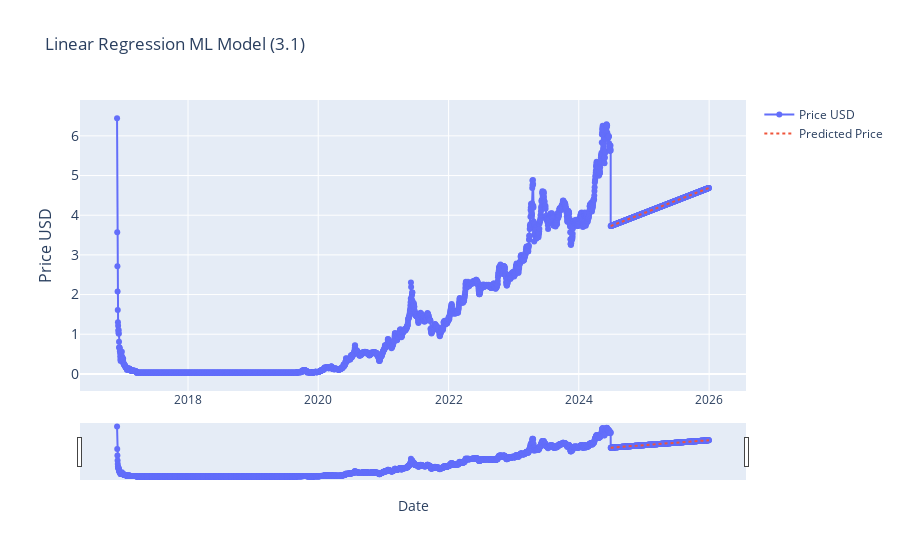

The notebook cell saved with this chart:
### Code cell
# Linear Regression (3.1) FUTURE MODELLING STRATEGY

# Linear Regression (3.1)

from sklearn.linear_model import LinearRegression
from sklearn.model_selection import train_test_split
import plotly.graph_objects as go
import pandas as pd
from ipywidgets import interact, DatePicker
import numpy as np

df = current_item.copy()

df['date_ordinal'] = df.index.map(pd.Timestamp.toordinal)
X = df['date_ordinal'].values.reshape(-1, 1)
y = df['price_usd'].values

# THIS SECTION IS FOR FUTURE PRICE PREDICTION:
future_dates = pd.date_range(start=df.index[-1], end='2025-12-31')
future_dates_ordinal = future_dates.map(pd.Timestamp.toordinal).values.reshape(-1, 1)

# intialize the model (like initialising a variable)
model_lr = LinearRegression()
model_lr.fit(X, y)

# make predictions
y_pred = model_lr.predict(future_dates_ordinal)

# Create a DataFrame for future predictions
future_df = pd.DataFrame(data={'date': future_dates, 'price_usd': y_pred})
future_df.set_index('date', inplace=True)

# Combine df and future_df
combined_df = pd.concat([df, future_df])

def update_graph_3point1v2(start_date, end_date):
    # Filtering the data based on the date range
    mask = (combined_df.index >= pd.to_datetime(start_date)) & (combined_df.index <= pd.to_datetime(end_date))
    filtered_data = combined_df.loc[mask]

    # Creating the plot
    fig = go.Figure()
    fig.add_trace(go.Scatter(x=filtered_data.index, y=filtered_data['price_usd'], mode='lines+markers', name='Price USD'))

    # Add the predicted prices
    fig.add_trace(go.Scatter(x=future_df.index, y=future_df['price_usd'], mode='lines', name='Predicted Price', line=dict(dash='dot')))

    # Formatting
    fig.update_layout(
        title='Linear Regression ML Model (3.1)',
        xaxis_title='Date',
        yaxis_title='Price USD',
        yaxis=dict(
            title='Price USD',
            titlefont_size=16,
            tickfont_size=14,
        ),
        xaxis=dict(  # Added lines for range slider
            rangeslider=dict(
                visible=True
            ),
            type="date"
        ),
        showlegend=True
    )

    fig.show()

# Creating interactive widgets for date selection
start_date_picker = DatePicker(description='Start Date', value=combined_df.index[0], disabled=False)
end_date_picker = DatePicker(description='End Date', value=combined_df.index[-1], disabled=False)

# Display the interactive widget
interact(update_graph_3point1v2, start_date=start_date_picker, end_date=end_date_picker)

### Figure 1 — Plotly figure (JSON) as saved in the notebook; plotly's stock layout.template omitted (floating-point values rounded to 4 significant figures; data arrays with more than 128 entries replaced by an {"elided": "..."} marker saying what was removed)
{"data": [{"mode": "lines+markers", "name": "Price USD", "type": "scatter", "x": {"elided": "3321 str values"}, "y": {"elided": "3321 float values"}}, {"line": {"dash": "dot"}, "mode": "lines", "name": "Predicted Price", "type": "scatter", "x": {"elided": "552 str values"}, "y": {"elided": "552 float values"}}], "layout": {"showlegend": true, "title": {"text": "Linear Regression ML Model (3.1)"}, "xaxis": {"rangeslider": {"visible": true}, "title": {"text": "Date"}, "type": "date"}, "yaxis": {"tickfont": {"size": 14}, "title": {"font": {"size": 16}, "text": "Price USD"}}}}
